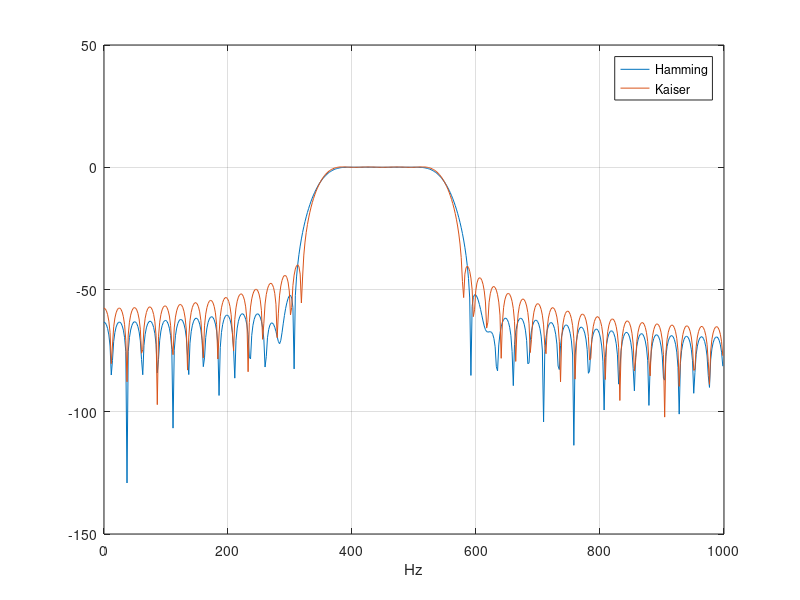

MATLAB code to generate this figure:
clc; clear; close all;
Fs = 2000;
wp = [400 500]/(Fs/2); ws = [300 600]/(Fs/2);
wc = (wp+ws)/2;
N = ceil(8/min(abs(wp-ws))); % 80
b1 = fir1(N,wc,'bandpass',hamming(N+1));
b2 = fir1(N,wc,'bandpass',kaiser(N+1,3.4)); % beta ~3.4 for 40 dB
[h1,f] = freqz(b1,1,512,Fs); h2 = freqz(b2,1,512,Fs);
plot(f,20*log10(abs(h1)), f,20*log10(abs(h2)));
legend('Hamming','Kaiser'); xlabel('Hz'); grid on;
% Kaiser beta for As dB (21 < As < 50):
% beta = 0.5842(As-21)^0.4 + 0.07886(As-21).
